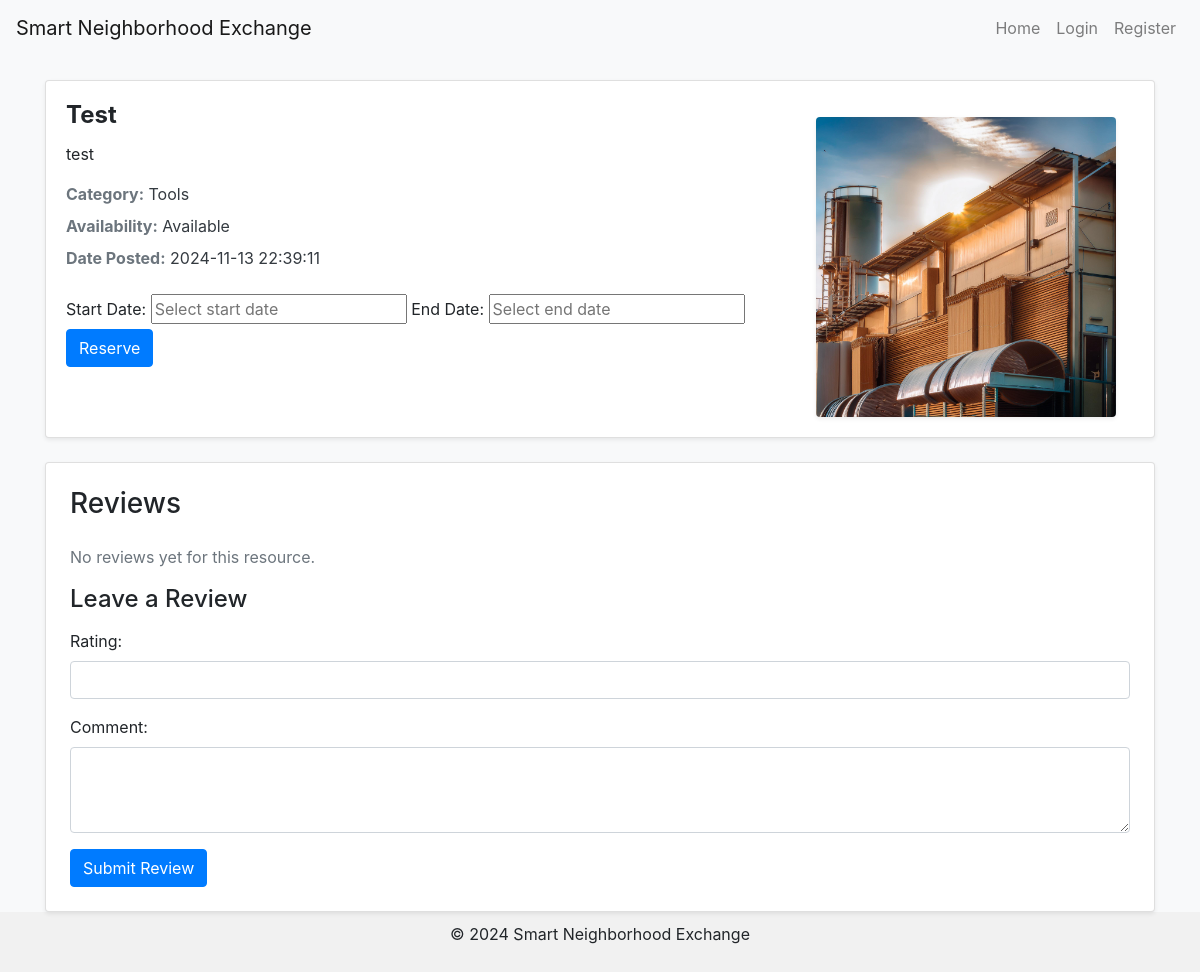
The page /resource_details/1 on the database as committed earlier.
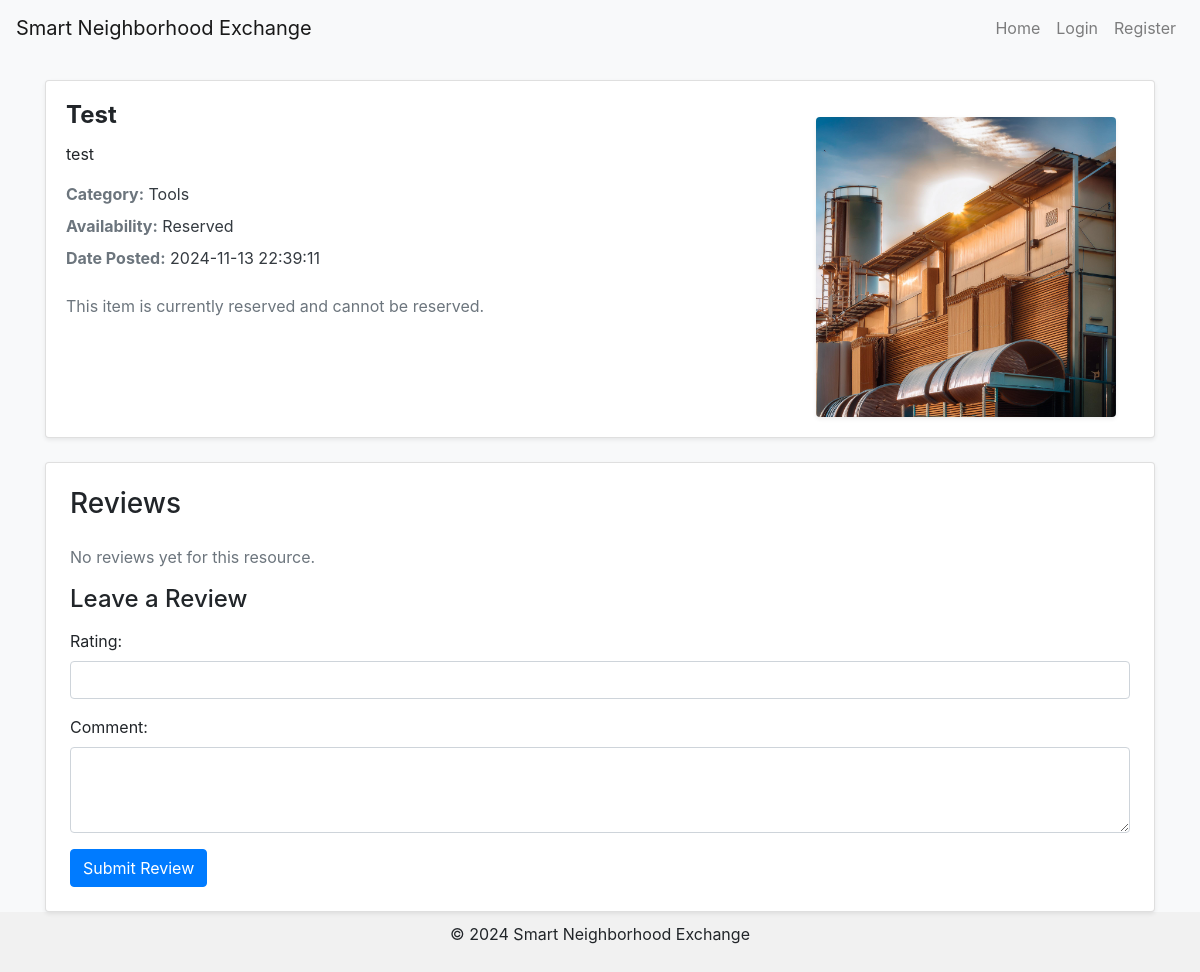
The same page on the database as committed later.
### tables this page shows
CREATE TABLE resources (
                        resource_id INTEGER PRIMARY KEY AUTOINCREMENT,
                        user_id INTEGER NOT NULL,
                        title TEXT NOT NULL,
                        description TEXT,
                        images TEXT,
                        category TEXT,
                        availability TEXT,
                        date_posted TEXT NOT NULL,
                        FOREIGN KEY (user_id) REFERENCES users(user_id)
                      );

### app.py (the view)
@app.route('/resource_details/<int:resource_id>')
def resource_details(resource_id):
    conn = sqlite3.connect('database.db')
    cursor = conn.cursor()
    cursor.execute("SELECT * FROM resources WHERE resource_id = ?", (resource_id,))
    resource = cursor.fetchone()
    cursor.execute('''SELECT start_date, end_date FROM reservations WHERE resource_id = ?''', (resource_id,))
    reservations = cursor.fetchall()
    unavailable_dates = [
        {"start_date": r[0], "end_date": r[1]} for r in reservations if r[0] and r[1]
    ]
    conn.close()
    return render_template(
        'resource_details.html',
        resource=resource,
        unavailable_dates=unavailable_dates
    )

### templates/resource_details.html (shortened to what this page needs)
{% extends "base.html" %}
{% block content %}
<div class="card mb-4 shadow-sm">
    <div class="card-body">
        <div class="row">
            <div class="col-md-8">
                <h2 class="card-title text-capitalize">{{ resource[2] }}</h2>
                <p class="card-text">{{ resource[3] }}</p>
                <div class="text-muted mb-2">
                    <strong>Category:</strong> <span class="text-dark">{{ resource[5] }}</span>
                </div>
                <div class="text-muted mb-2">
                    <strong>Availability:</strong> <span class="text-dark">{{ resource[6] }}</span>
                </div>
                <div class="text-muted">
                    <strong>Date Posted:</strong> <span class="text-dark">{{ resource[7] }}</span>
                </div>
                <br>
                <div>
                    {% if resource[6] == 'Available' %}
                    <form action="{{ url_for('reserve_item', resource_id=resource[0]) }}" method="POST">
                        <label for="startDate">Start Date:</label>
                        <input type="text" id="startDate" name="start_date" placeholder="Select start date">
                        <label for="endDate">End Date:</label>
                        <input type="text" id="endDate" name="end_date" placeholder="Select end date">
                        <button type="submit" class="btn btn-primary">Reserve</button>
                    </form>
                    {% else %}
                    <p class="text-muted">This item is currently reserved and cannot be reserved.</p>
                    {% endif %}
                    <link rel="stylesheet" href="https://cdn.jsdelivr.net/npm/flatpickr/dist/flatpickr.min.css">
                </div>
            </div>
            <div class="col-md-4 text-center">
                {% if resource[4] %}
                <img src="{{ url_for('static', filename=resource[4]) }}" class="img-fluid rounded shadow-sm mt-3"
                    alt="Resource Image">
                {% endif %}
            </div>
        </div>
    </div>
</div>
<div class="card p-4 shadow-sm">
    <h3 class="mb-4">Reviews</h3>
    {% if reviews %}
    <ul class="list-group mb-4">
        {% for review in reviews %}
        <li class="list-group-item">
            <div>
                <strong>Rating:</strong> {{ review[1] }} / 5
                <p class="mb-1">{{ review[2] }}</p>
                <small class="text-muted">Reviewed by {{ review[4] }} on {{ review[3] }}</small>
            </div>
        </li>
        {% endfor %}
    </ul>
    {% else %}
    <p class="text-muted">No reviews yet for this resource.</p>
    {% endif %}
    <h4 class="mb-3">Leave a Review</h4>
    <form method="POST" action="{{ url_for('add_review_route', resource_id=resource[0]) }}">
        <div class="form-group">
            <label for="rating">Rating:</label>
            <input type="number" id="rating" name="rating" class="form-control" min="1" max="5" required>
        </div>
        <div class="form-group">
            <label for="comment">Comment:</label>
            <textarea id="comment" name="comment" class="form-control" rows="3" required></textarea>
        </div>
        <button type="submit" class="btn btn-primary">Submit Review</button>
    </form>
</div>
{% endblock %}

Rows that differ between the two databases and show on the page:
changed resources "Test": availability "Available" → "Reserved"
Other text that changed with them:
text no longer shown: "Start Date: End Date: Reserve"
text now shown: "This item is currently reserved and cannot be reserved."
